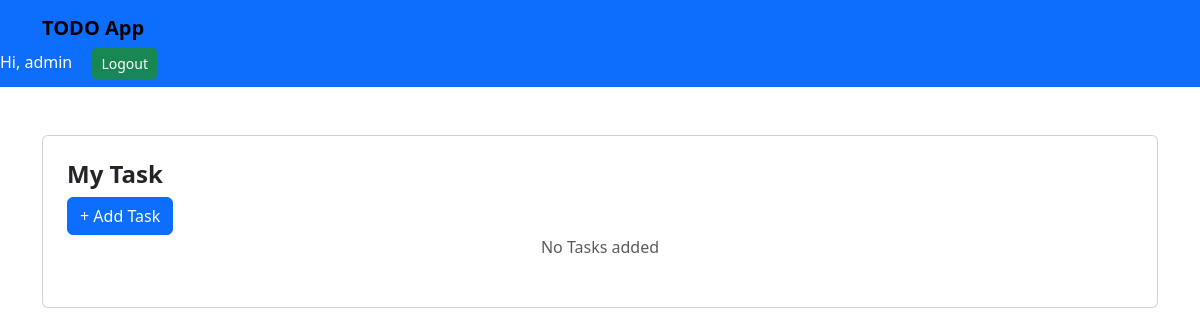
The app's page / (signed in), older data.
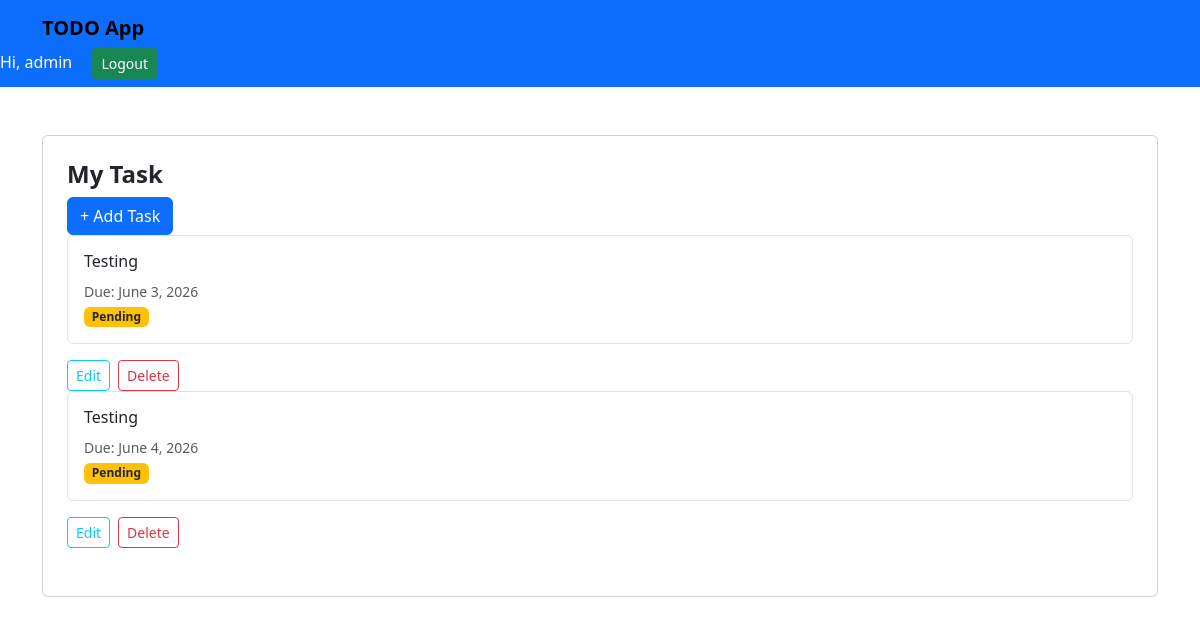
The same page, newer data.
### todo/models.py (models this page shows, shortened)
class Task(models.Model):
    user = models.ForeignKey(User, on_delete = models.CASCADE)
    title = models.CharField(max_length=200)
    due_date = models.DateField()
    completed = models.BooleanField(default=False)

### todo/views.py (the view)
# urls.py: path('', views.task_list, name= 'task_list'),
@login_required
def task_list(request):
    tasks = Task.objects.filter(user=request.user)
    return render(request, 'task_list.html',{'tasks':tasks})

### templates/task_list.html (shortened to what this page needs)
{% extends 'base.html'%}
{% block content%}
    <div class="card main-card p-4 bg-white">
        <div class="d-flex-justify-content-between align-items-center mb-4">
            <h4 class="fw-bold">My Task</h4>
            <a href="{%url 'add_task'%}" class="btn btn-primary btn-custom">+ Add Task</a>
            {% for task in tasks %}
            <div class="border rounded p-3 mb-3">
                <div class="d flex-justify-content-between">
                    <div>
                        <h6 class="{% if task.completed%} text-decoration-line-through text-muted{% endif %}">
                        {{task.title}}
                        </h6>
                         <small class="text-muted">
                        Due: {{task.due_date}}
                        </small>
                    </div>
                <div>
                {% if task.completed %}
                    <span class = "badge bg-success">Completed</span>
                {% else %}
                <span class = "badge bg-warning text-dark">Pending</span>
                {% endif %}
                </div>
             </div>
            </div>
            <div class="mt-2 d-flex gap-2 align-items-center">
                <a href="{% url 'update_task' task.id %}" class="btn btn-outline-info btn-sm btn-custom ">
                    Edit
                </a>
                <form action="{% url 'delete_task' task.id %}", method="POST" >
                    <button class="btn btn-outline-danger btn-sm btn-custom">Delete</button>
                </form>
            </div>
            {% empty %}
            <div class="text-center text-muted">
               No Tasks added
            </div>
            {% endfor %}
        </div>
    </div>
{%endblock %}

### templates/base.html (shortened to what this page needs)
<!doctype html>
<html lang="en">
  <head>
    <link href="https://cdn.jsdelivr.net/npm/bootstrap@5.3.8/dist/css/bootstrap.min.css" rel="stylesheet">
  </head>
  <body>
    <nav class = "navbar bg-primary">
        <div class = "container">
            <a href="" class="navbar-brand fw-bold">TODO App</a>
        </div>
        <div>
          {% if user.is_authenticated %}
          <span class="text-white me-3">Hi, {{user.username}}</span>
          <form action="{% url 'logout' %}" method="POST" style="display: inline;">
            <button type="submit" class="btn btn-success btn-sm btn-custom">Logout</button>
          </form>
          {% else %}
            <a href="{% url 'login' %}" class="btn btn-success btn-sm btn-custom">Login</a>
                <a href="{% url 'register' %}" class="btn btn-success btn-sm btn-custom">Register</a>
          {% endif %}
        </div>
    </nav>
        <div class ="container mt-5">
            {% block content%}
            {%endblock %}
        </div>
  </body>
</html>

Row changes from the older to the newer data that the page shows:
added Task: title "Testing", due_date "June 3, 2026", completed "Pending"
added Task: title "Testing", due_date "June 4, 2026", completed "Pending"
Text that changed along with them:
text no longer shown: "No Tasks added"
